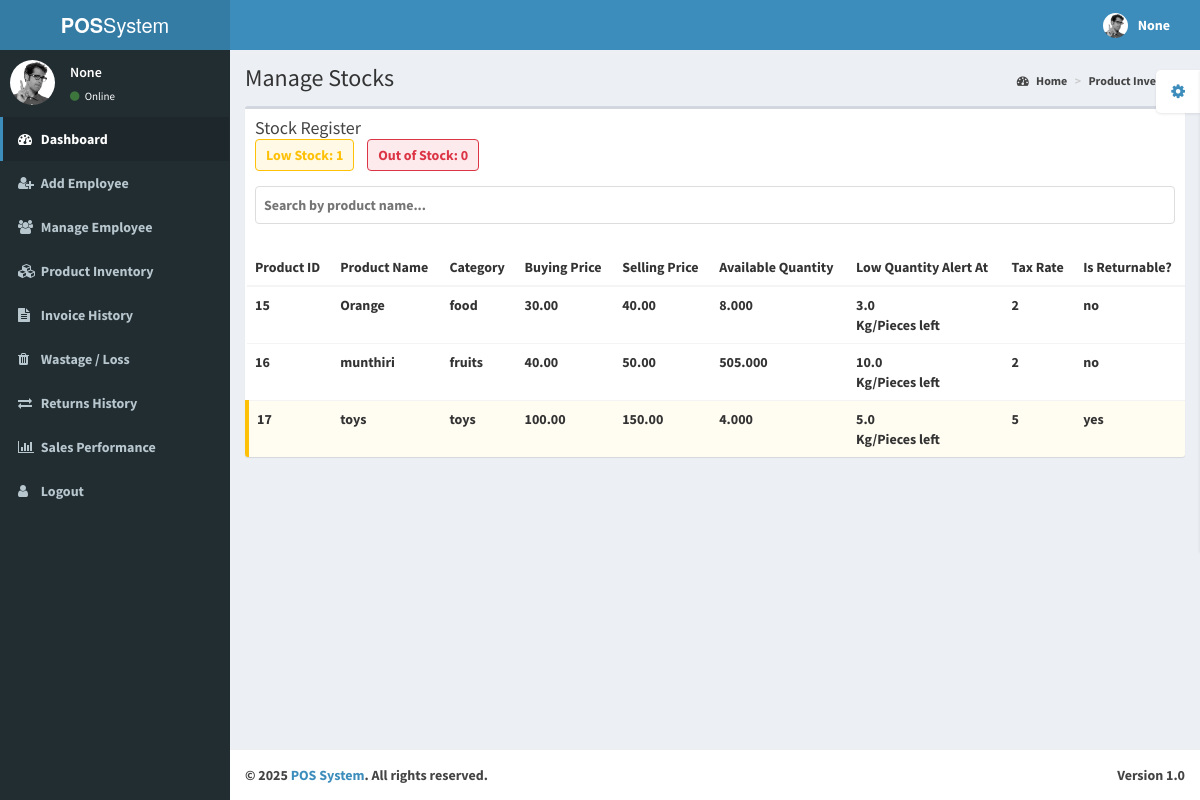
Screenshot of /inventory/ with the database file from the repository.
### stockmanager/models.py (models this page shows, shortened)
class Product(models.Model):
    product_name = models.CharField(max_length=100)
    category = models.ForeignKey(category, on_delete=models.SET_NULL, null=True, blank=True)
    buying_price = models.DecimalField(max_digits=10, decimal_places=2, default=0)
    selling_price = models.DecimalField(max_digits=10, decimal_places=2, default=0)
    quantity = models.DecimalField(max_digits=8, decimal_places=3, default=0)
    low_quantity = models.FloatField()
    date = models.DateField(null=True, blank=True)
    tax=models.IntegerField(default=0)
    Return=models.CharField(max_length=10,default='no')

class category(models.Model):
    category=models.CharField(max_length=60)
    def __str__(self):
        return self.category  # Return the name of the category when the object is called

### admindashboard/views.py (the view)
# urls.py: path('inventory/', dviews.inventory,name='inventory'),
def inventory(request):
    ename = request.session.get('ename')
    email = request.session.get('email')
    user_id = request.session.get('id')
    username = request.session.get('username')
    products = Product.objects.all().order_by('id')
    low_stock_count = Product.objects.filter(quantity__lt=F('low_quantity')).count()
    out_of_stock_count = Product.objects.filter(quantity=0).count()
    context = {
        'ename': ename,
        'email': email,
        'user_id': user_id,
        'username': username,
        'products': products,
        'low_stock_count': low_stock_count,
        'out_of_stock_count': out_of_stock_count,
    }
    return render(request, 'inventory.html', context)

### templates/inventory.html (shortened to what this page needs)
<!DOCTYPE html>
<html>
  <head>
    {% load static %}
    <link href="{% static 'adminp/bootstrap/css/bootstrap.min.css' %}" rel="stylesheet" type="text/css" />
    <link href="https://maxcdn.bootstrapcdn.com/font-awesome/4.3.0/css/font-awesome.min.css" rel="stylesheet" type="text/css" />
    <link href="http://code.ionicframework.com/ionicons/2.0.0/css/ionicons.min.css" rel="stylesheet" type="text/css" />
    <link href="{% static 'adminp/dist/css/AdminLTE.min.css' %}" rel="stylesheet" type="text/css" />
    <link href="{% static 'adminp/dist/css/skins/_all-skins.min.css' %}" rel="stylesheet" type="text/css" />
  </head>
  <body class="skin-blue">
    <div class="wrapper">
      <header class="main-header">
        <a href="{% url 'admin_dashboard' %}" class="logo"><b>POS</b>System</a>
        <nav class="navbar navbar-static-top" role="navigation">
          <div class="navbar-custom-menu">
            <ul class="nav navbar-nav">
              <li class="dropdown user user-menu">
                <a href="#" class="dropdown-toggle" data-toggle="dropdown">
                  <img src="{% static 'adminp/dist/img/user2-160x160.jpg' %}" class="user-image" alt="User Image"/>
                  <span class="hidden-xs"><b>{{username}}</span>
                </a>
              </li>
            </ul>
          </div>
        </nav>
      </header>
      <div class="content-wrapper">
        <section class="content-header">
          <h1>Manage Stocks</h1>
          <ol class="breadcrumb">
            <li><a href="#"><i class="fa fa-dashboard"></i> Home</a></li>
            <li><a href="#">Product Inventory</a></li>
          </ol>
        </section>
        <aside class="main-sidebar">
          <section class="sidebar">
            <div class="user-panel">
              <div class="pull-left image">
                <img src="{% static 'adminp/dist/img/user2-160x160.jpg' %}" class="img-circle" alt="User Image" />
              </div>
              <div class="pull-left info">
                <p>{{ ename }}</p>
                <a href="#"><i class="fa fa-circle text-success"></i> Online</a>
              </div>
            </div>
            <ul class="sidebar-menu">
              <li class="active treeview">
                <a href="#">
                  <i class="fa fa-dashboard"></i> <span>Dashboard</span>
                </a>
              </li>
              <li class="treeview">
                <a href="{% url 'add_employee' %}">
                  <i class="fa fa-user-plus"></i>
                  <span>Add Employee</span>
                </a>
              </li>
              <li>
                <a href="{% url 'memployee' %}">
                  <i class="fa fa-users"></i>
                  <span>Manage Employee</span>
                </a>
              </li>
              <li>
                <a href="{% url 'inventory' %}">
                  <i class="fa fa-cubes"></i>
                  <span>Product Inventory</span>
                </a>
              </li>
              <li>
                <a href="{% url 'past_invoice_admin' %}">
                  <i class="fa fa-file-text"></i>
                  <span>Invoice History</span>
                </a>
              </li>
              <li>
                <a href="{% url 'wastage_report_admin' %}">
                  <i class="fa fa-trash"></i>
                  <span>Wastage / Loss</span>
                </a>
              </li>
              <li>
                <a href="{% url 'return_history_admin' %}">
                  <i class="fa fa-exchange"></i>
                  <span>Returns History</span>
                </a>
              </li>
              <li>
                <a href="{% url 'sales_analysis' %}">
                  <i class="fa fa-bar-chart"></i>
                  <span>Sales Performance</span>
                </a>
              </li>
              <li>
                <a href="{% url 'logout' %}">
                  <i class="fa fa-user"></i>
                  <span>Logout</span>
                </a>
              </li>
            </ul>
          </section>
        </aside>
        <section class="content">
          <div class="row">
            <div class="col-xs-12">
              <div class="box">
                <div class="box-header">
                  <h3 class="box-title">Stock Register</h3>
                  <div class="stock-indicators">
                    <div class="stock-indicator low-stock" onclick="filterProducts('low-stock')">
                      Low Stock: <span id="low-stock-count">{{ low_stock_count }}</span>
                    </div>
                    <div class="stock-indicator out-of-stock" onclick="filterProducts('out-of-stock')">
                      Out of Stock: <span id="out-of-stock-count">{{ out_of_stock_count }}</span>
                    </div>
                  </div>
                  <div class="search-bar">
                    <input type="text" id="search-input" placeholder="Search by product name..." oninput="searchProducts()">
                  </div>
                </div>
                <div class="box-body table-responsive no-padding">
                  <table class="table table-hover" id="product-table">
                    <thead>
                      <tr>
                        <th>Product ID</th>
                        <th>Product Name</th>
                        <th>Category</th>
                        <th>Buying Price</th>
                        <th>Selling Price</th>
                        <th>Available Quantity</th>
                        <th>Low Quantity Alert At </th>
                        <th>Tax Rate </th>
                        <th>Is Returnable? </th>
                      </tr>
                    </thead>
                    <tbody id="product-table-body">
                      {% for product in products %}
                      <tr class="{% if product.quantity <= 0 %}out-of-stock-row{% elif product.quantity < product.low_quantity %}low-stock-row{% endif %}">
                        <td>{{ product.id }}</td>
                        <td>{{ product.product_name }}</td>
                        <td>{{ product.category }}</td>
                        <td>{{ product.buying_price }}</td>
                        <td>{{ product.selling_price }}</td>
                        <td>{{ product.quantity }} </td>
                        <td>{{ product.low_quantity }}<b>     <br>Kg/Pieces left</b></td>
                        <td>{{ product.tax }} </td>
                        <td>{{ product.Return }} </td>
                      </tr>
                      {% endfor %}
                    </tbody>
                  </table>
                </div>
              </div>
            </div>
          </div>
        </section>
      </div>
      <footer class="main-footer">
        <div class="pull-right hidden-xs">
          <b>Version</b> 1.0
        </div>
        <strong>&copy; 2025<a href="http://almsaeedstudio.com">  <span> POS System</span></span></a>.</strong> All rights reserved.
      </footer>
    </div>
  </body>
</html>

### templates/inventory.html (style rules this page uses)
.stock-indicators { margin-bottom: 15px; }
.stock-indicator { display: inline-block; padding: 5px 10px; margin-right: 10px; border-radius: 4px; cursor: pointer; }
.stock-indicator.low-stock { background: rgba(255, 193, 7, 0.1); border: 1px solid #ffc107; color: #ffc107; }
.stock-indicator.out-of-stock { background: rgba(220, 53, 69, 0.1); border: 1px solid #dc3545; color: #dc3545; }
.search-bar { margin-bottom: 15px; }
.search-bar input { width: 100%; padding: 8px; border-radius: 4px; border: 1px solid #ddd; }
.low-stock-row { background: rgba(255, 193, 7, 0.05); border-left: 4px solid #ffc107; }

### rows the page displays
Product: id "15", product_name "Orange", category "food", buying_price "30.00", selling_price "40.00", quantity "8.000", low_quantity "3.0", tax "2", Return "no"
Product: id "16", product_name "munthiri", category "fruits", buying_price "40.00", selling_price "50.00", quantity "505.000", low_quantity "10.0", tax "2", Return "no"
Product: id "17", product_name "toys", category "toys", buying_price "100.00", selling_price "150.00", quantity "4.000", low_quantity "5.0", tax "5", Return "yes"

### other values shown
{{ username }} "None"
{{ ename }} "None"
{{ low_stock_count }} "1"
{{ out_of_stock_count }} "0"
